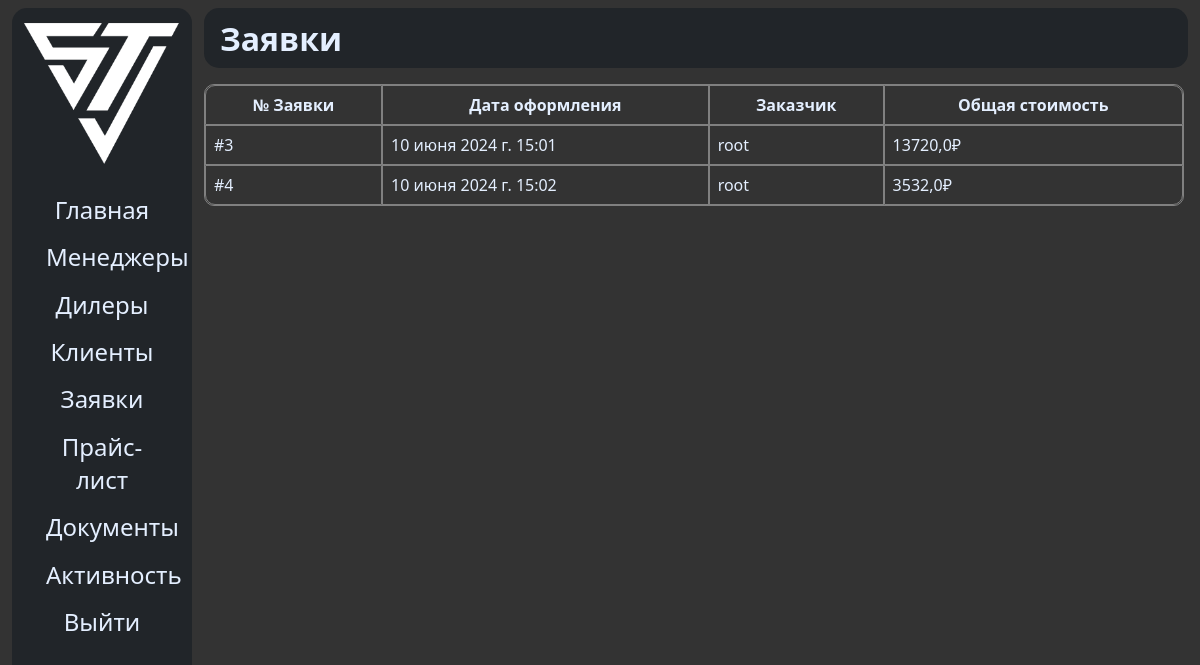
The app's page /orders (signed in), older data.
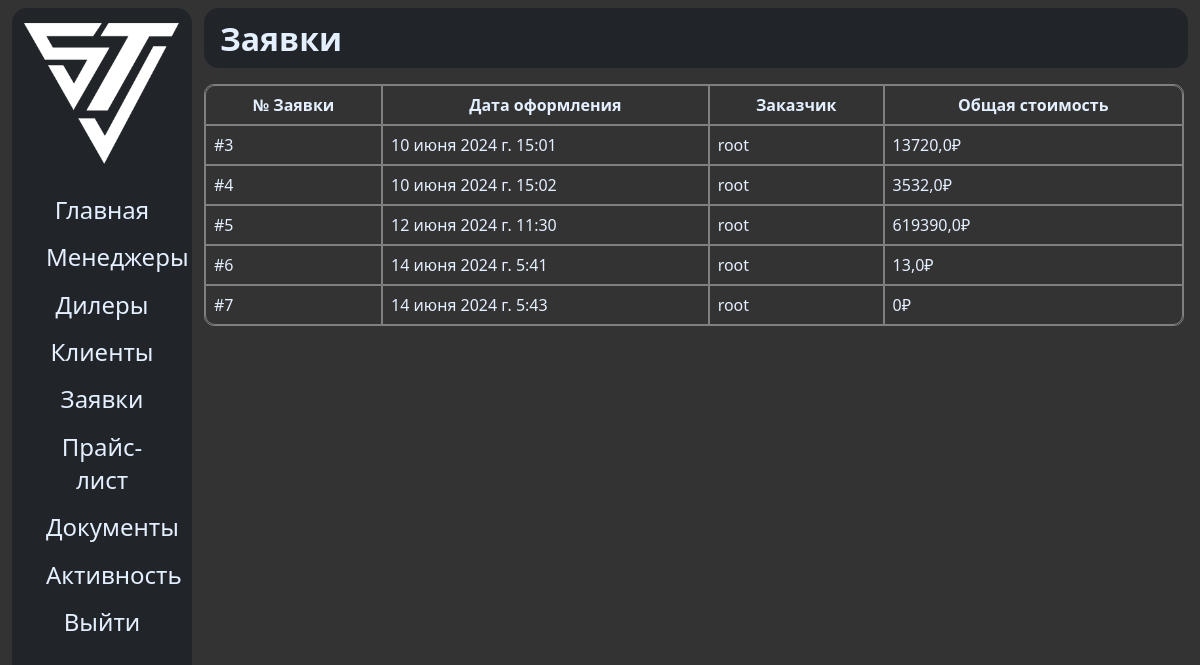
The same page, newer data.
### sinotruk/models.py (models this page shows, shortened)
class Order(models.Model):
	user = models.ForeignKey(CustomUser, on_delete=models.CASCADE, verbose_name='Заказчик', related_name='orderer')
	date = models.DateTimeField(auto_now_add=True, null=True, blank=True)

class CustomUser(AbstractBaseUser):
	username = models.CharField(verbose_name='Имя пользователя', max_length=150, null=False, default=None, unique=True)
	email = models.EmailField(unique=True, null=True, default=None, blank=True)
	is_staff = models.BooleanField(default=False)
	is_superuser = models.BooleanField(default=False)
	is_active = models.BooleanField(default=True)
	name = models.CharField(verbose_name='Имя', max_length=150, null=True, default=None, blank=True)
	surname = models.CharField(verbose_name='Фамилия', max_length=150, null=True, default=None, blank=True)
	clear_password = models.CharField(max_length=255, null=True, default=None, verbose_name='Пароль')
	role = models.CharField(verbose_name='Роль', max_length=150, null=True, default='CLIENT', choices=ROLES_CHOICES)
	sub_role = models.CharField(verbose_name='Задача', max_length=100, null=True, default=None, blank=True)
	dealer_name = models.CharField(verbose_name='Фирма', max_length=255, null=True, default=None, blank=True)
	objects = CustomUserManager()
	USERNAME_FIELD = 'username'
	class Meta:
		db_table = 'auth_user'
		verbose_name = 'Пользователь'
		verbose_name_plural = 'Пользователи'

### sinotruk/views.py (the view)
# urls.py: path('orders', main_orders),
def main_orders(request):
	if request.user.is_authenticated:
		class OrderView:
			def __init__(self, order):
				self.order = order
				self.total_price = sum([
					(x.product.price * x.count) for x in OrderItem.objects.filter(order=order)
				])
		orders = [OrderView(x) for x in Order.objects.all()]
		return render(request, 'main/orders.html', {
			'orders': orders
		})
	else:
		HttpResponseRedirect('/login')

### templates/main/orders.html (shortened to what this page needs)
{% extends 'main/base.html' %}
{% load static %}
{% block navbar %}
    <h1>Заявки</h1>
{% endblock %}
{% block content %}
    <div class="orders_block">
        <table class="my_table">
            <thead>
                <tr>
                    <th>№ Заявки</th>
                    <th>Дата оформления</th>
                    <th>Заказчик</th>
                    <th>Общая стоимость</th>
                </tr>
            </thead>
            <tbody>
                {% for ord in orders %}
                    <tr class="order-tr" onclick="window.location.href='orders/{{ ord.order.id }}'">
                        <td>#{{ ord.order.id }}</td>
                        <td>{{ ord.order.date }}</td>
                        <td>{{ ord.order.user.username }}</td>
                        <td>{{ ord.total_price }}₽</td>
                    </tr>
                {% endfor %}
            </tbody>
        </table>
    </div>
{% endblock %}

Row changes from the older to the newer data that the page shows:
added Order: order.id "5", order "12 июня 2024 г. 11:30", order.user.username "root"
added Order: order.id "6", order "14 июня 2024 г. 5:41", order.user.username "root"
added Order: order.id "7", order "14 июня 2024 г. 5:43", order.user.username "root"
Text that changed along with them:
new list line: "# 619390,0 ₽"
new list line: "# 13,0 ₽"
new list line: "# 0 ₽"
